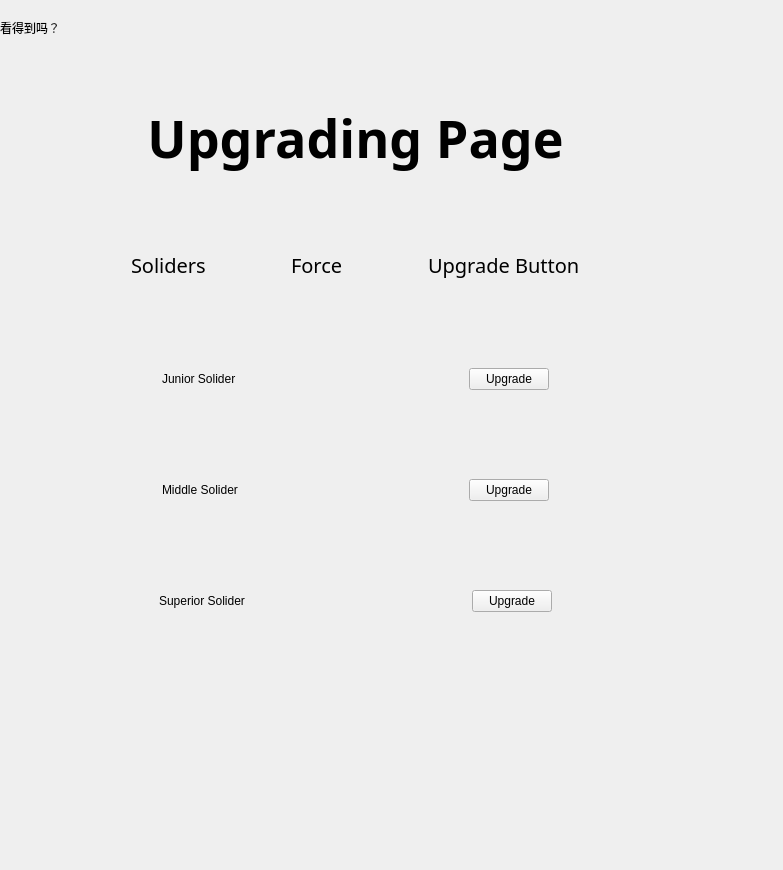
<?xml version="1.0" encoding="UTF-8"?>
<ui version="4.0">
 <class>Widget</class>
 <widget class="QWidget" name="Widget">
  <property name="geometry">
   <rect>
    <x>0</x>
    <y>0</y>
    <width>783</width>
    <height>870</height>
   </rect>
  </property>
  <property name="windowTitle">
   <string>Widget</string>
  </property>
  <property name="styleSheet">
   <string notr="true">#MainWindow{image:url(:/soliders/background.png)}</string>
  </property>
  <widget class="QWidget" name="widget_4" native="true">
   <property name="geometry">
    <rect>
     <x>30</x>
     <y>30</y>
     <width>651</width>
     <height>731</height>
    </rect>
   </property>
   <layout class="QVBoxLayout" name="verticalLayout_4">
    <item>
     <spacer name="verticalSpacer_5">
      <property name="orientation">
       <enum>Qt::Vertical</enum>
      </property>
      <property name="sizeHint" stdset="0">
       <size>
        <width>20</width>
        <height>40</height>
       </size>
      </property>
     </spacer>
    </item>
    <item>
     <widget class="QLabel" name="label_4">
      <property name="font">
       <font>
        <family>华文琥珀</family>
        <pointsize>39</pointsize>
        <weight>75</weight>
        <bold>true</bold>
       </font>
      </property>
      <property name="frameShape">
       <enum>QFrame::NoFrame</enum>
      </property>
      <property name="frameShadow">
       <enum>QFrame::Plain</enum>
      </property>
      <property name="text">
       <string>Upgrading Page</string>
      </property>
      <property name="alignment">
       <set>Qt::AlignCenter</set>
      </property>
     </widget>
    </item>
    <item>
     <spacer name="verticalSpacer">
      <property name="orientation">
       <enum>Qt::Vertical</enum>
      </property>
      <property name="sizeHint" stdset="0">
       <size>
        <width>20</width>
        <height>40</height>
       </size>
      </property>
     </spacer>
    </item>
    <item>
     <widget class="QWidget" name="widget_8" native="true">
      <layout class="QHBoxLayout" name="horizontalLayout_4">
       <item>
        <spacer name="horizontalSpacer_14">
         <property name="orientation">
          <enum>Qt::Horizontal</enum>
         </property>
         <property name="sizeHint" stdset="0">
          <size>
           <width>40</width>
           <height>20</height>
          </size>
         </property>
        </spacer>
       </item>
       <item>
        <widget class="QLabel" name="label_5">
         <property name="font">
          <font>
           <family>华文新魏</family>
           <pointsize>15</pointsize>
          </font>
         </property>
         <property name="text">
          <string>Soliders</string>
         </property>
        </widget>
       </item>
       <item>
        <spacer name="horizontalSpacer_13">
         <property name="orientation">
          <enum>Qt::Horizontal</enum>
         </property>
         <property name="sizeHint" stdset="0">
          <size>
           <width>40</width>
           <height>20</height>
          </size>
         </property>
        </spacer>
       </item>
       <item>
        <widget class="QLabel" name="label_6">
         <property name="font">
          <font>
           <family>华文新魏</family>
           <pointsize>15</pointsize>
          </font>
         </property>
         <property name="text">
          <string>Force</string>
         </property>
        </widget>
       </item>
       <item>
        <spacer name="horizontalSpacer_15">
         <property name="orientation">
          <enum>Qt::Horizontal</enum>
         </property>
         <property name="sizeHint" stdset="0">
          <size>
           <width>40</width>
           <height>20</height>
          </size>
         </property>
        </spacer>
       </item>
       <item>
        <widget class="QLabel" name="label_7">
         <property name="font">
          <font>
           <family>华文新魏</family>
           <pointsize>15</pointsize>
          </font>
         </property>
         <property name="text">
          <string>Upgrade Button</string>
         </property>
        </widget>
       </item>
       <item>
        <spacer name="horizontalSpacer_16">
         <property name="orientation">
          <enum>Qt::Horizontal</enum>
         </property>
         <property name="sizeHint" stdset="0">
          <size>
           <width>40</width>
           <height>20</height>
          </size>
         </property>
        </spacer>
       </item>
      </layout>
     </widget>
    </item>
    <item>
     <spacer name="verticalSpacer_6">
      <property name="orientation">
       <enum>Qt::Vertical</enum>
      </property>
      <property name="sizeHint" stdset="0">
       <size>
        <width>20</width>
        <height>40</height>
       </size>
      </property>
     </spacer>
    </item>
    <item>
     <widget class="QWidget" name="widget" native="true">
      <layout class="QHBoxLayout" name="horizontalLayout_3">
       <item>
        <spacer name="horizontalSpacer_3">
         <property name="orientation">
          <enum>Qt::Horizontal</enum>
         </property>
         <property name="sizeHint" stdset="0">
          <size>
           <width>40</width>
           <height>20</height>
          </size>
         </property>
        </spacer>
       </item>
       <item>
        <widget class="QLabel" name="label">
         <property name="styleSheet">
          <string notr="true">#MainWindow{border-image:url(:/soliders/s1.PNG)}</string>
         </property>
         <property name="frameShape">
          <enum>QFrame::NoFrame</enum>
         </property>
         <property name="frameShadow">
          <enum>QFrame::Plain</enum>
         </property>
         <property name="text">
          <string>Junior Solider</string>
         </property>
        </widget>
       </item>
       <item>
        <spacer name="horizontalSpacer_12">
         <property name="orientation">
          <enum>Qt::Horizontal</enum>
         </property>
         <property name="sizeHint" stdset="0">
          <size>
           <width>40</width>
           <height>20</height>
          </size>
         </property>
        </spacer>
       </item>
       <item>
        <widget class="Slider" name="widget_5" native="true"/>
       </item>
       <item>
        <spacer name="horizontalSpacer">
         <property name="orientation">
          <enum>Qt::Horizontal</enum>
         </property>
         <property name="sizeHint" stdset="0">
          <size>
           <width>40</width>
           <height>20</height>
          </size>
         </property>
        </spacer>
       </item>
       <item>
        <widget class="QPushButton" name="btn1">
         <property name="text">
          <string>Upgrade</string>
         </property>
        </widget>
       </item>
       <item>
        <spacer name="horizontalSpacer_11">
         <property name="orientation">
          <enum>Qt::Horizontal</enum>
         </property>
         <property name="sizeHint" stdset="0">
          <size>
           <width>40</width>
           <height>20</height>
          </size>
         </property>
        </spacer>
       </item>
      </layout>
     </widget>
    </item>
    <item>
     <spacer name="verticalSpacer_3">
      <property name="orientation">
       <enum>Qt::Vertical</enum>
      </property>
      <property name="sizeHint" stdset="0">
       <size>
        <width>20</width>
        <height>40</height>
       </size>
      </property>
     </spacer>
    </item>
    <item>
     <widget class="QWidget" name="widget_2" native="true">
      <layout class="QHBoxLayout" name="horizontalLayout_2">
       <item>
        <spacer name="horizontalSpacer_6">
         <property name="orientation">
          <enum>Qt::Horizontal</enum>
         </property>
         <property name="sizeHint" stdset="0">
          <size>
           <width>40</width>
           <height>20</height>
          </size>
         </property>
        </spacer>
       </item>
       <item>
        <widget class="QLabel" name="label_2">
         <property name="text">
          <string>Middle Solider</string>
         </property>
        </widget>
       </item>
       <item>
        <spacer name="horizontalSpacer_10">
         <property name="orientation">
          <enum>Qt::Horizontal</enum>
         </property>
         <property name="sizeHint" stdset="0">
          <size>
           <width>40</width>
           <height>20</height>
          </size>
         </property>
        </spacer>
       </item>
       <item>
        <widget class="Slider2" name="widget_6" native="true"/>
       </item>
       <item>
        <spacer name="horizontalSpacer_9">
         <property name="orientation">
          <enum>Qt::Horizontal</enum>
         </property>
         <property name="sizeHint" stdset="0">
          <size>
           <width>40</width>
           <height>20</height>
          </size>
         </property>
        </spacer>
       </item>
       <item>
        <widget class="QPushButton" name="btn2">
         <property name="text">
          <string>Upgrade</string>
         </property>
        </widget>
       </item>
       <item>
        <spacer name="horizontalSpacer_7">
         <property name="orientation">
          <enum>Qt::Horizontal</enum>
         </property>
         <property name="sizeHint" stdset="0">
          <size>
           <width>40</width>
           <height>20</height>
          </size>
         </property>
        </spacer>
       </item>
      </layout>
     </widget>
    </item>
    <item>
     <spacer name="verticalSpacer_4">
      <property name="orientation">
       <enum>Qt::Vertical</enum>
      </property>
      <property name="sizeHint" stdset="0">
       <size>
        <width>20</width>
        <height>40</height>
       </size>
      </property>
     </spacer>
    </item>
    <item>
     <widget class="QWidget" name="widget_3" native="true">
      <layout class="QHBoxLayout" name="horizontalLayout">
       <item>
        <spacer name="horizontalSpacer_2">
         <property name="orientation">
          <enum>Qt::Horizontal</enum>
         </property>
         <property name="sizeHint" stdset="0">
          <size>
           <width>40</width>
           <height>20</height>
          </size>
         </property>
        </spacer>
       </item>
       <item>
        <widget class="QLabel" name="label_3">
         <property name="text">
          <string>Superior Solider</string>
         </property>
        </widget>
       </item>
       <item>
        <spacer name="horizontalSpacer_4">
         <property name="orientation">
          <enum>Qt::Horizontal</enum>
         </property>
         <property name="sizeHint" stdset="0">
          <size>
           <width>40</width>
           <height>20</height>
          </size>
         </property>
        </spacer>
       </item>
       <item>
        <widget class="Slider3" name="widget_7" native="true"/>
       </item>
       <item>
        <spacer name="horizontalSpacer_8">
         <property name="orientation">
          <enum>Qt::Horizontal</enum>
         </property>
         <property name="sizeHint" stdset="0">
          <size>
           <width>40</width>
           <height>20</height>
          </size>
         </property>
        </spacer>
       </item>
       <item>
        <widget class="QPushButton" name="btn3">
         <property name="text">
          <string>Upgrade</string>
         </property>
        </widget>
       </item>
       <item>
        <spacer name="horizontalSpacer_5">
         <property name="orientation">
          <enum>Qt::Horizontal</enum>
         </property>
         <property name="sizeHint" stdset="0">
          <size>
           <width>40</width>
           <height>20</height>
          </size>
         </property>
        </spacer>
       </item>
      </layout>
     </widget>
    </item>
    <item>
     <spacer name="verticalSpacer_7">
      <property name="orientation">
       <enum>Qt::Vertical</enum>
      </property>
      <property name="sizeHint" stdset="0">
       <size>
        <width>20</width>
        <height>40</height>
       </size>
      </property>
     </spacer>
    </item>
    <item>
     <widget class="Coins" name="widget_9" native="true"/>
    </item>
    <item>
     <spacer name="verticalSpacer_2">
      <property name="orientation">
       <enum>Qt::Vertical</enum>
      </property>
      <property name="sizeHint" stdset="0">
       <size>
        <width>20</width>
        <height>40</height>
       </size>
      </property>
     </spacer>
    </item>
   </layout>
  </widget>
  <widget class="QLabel" name="label_8">
   <property name="geometry">
    <rect>
     <x>0</x>
     <y>20</y>
     <width>629</width>
     <height>15</height>
    </rect>
   </property>
   <property name="text">
    <string>看得到吗？</string>
   </property>
  </widget>
 </widget>
 <layoutdefault spacing="6" margin="11"/>
 <customwidgets>
  <customwidget>
   <class>Slider</class>
   <extends>QWidget</extends>
   <header location="global">slider.h</header>
   <container>1</container>
  </customwidget>
  <customwidget>
   <class>Slider2</class>
   <extends>QWidget</extends>
   <header location="global">slider2.h</header>
   <container>1</container>
  </customwidget>
  <customwidget>
   <class>Slider3</class>
   <extends>QWidget</extends>
   <header location="global">slider3.h</header>
   <container>1</container>
  </customwidget>
  <customwidget>
   <class>Coins</class>
   <extends>QWidget</extends>
   <header location="global">coins.h</header>
   <container>1</container>
  </customwidget>
 </customwidgets>
 <resources/>
 <connections/>
</ui>
